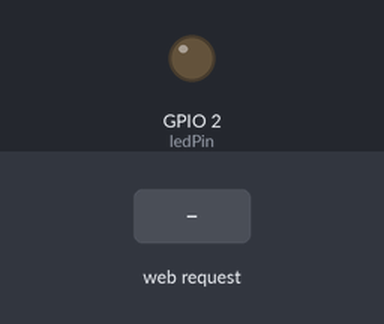
Bench run of a sketch on a simulated ESP32. Shown: output pins drawn as LEDs (lit = HIGH). Inputs (shaded band) come from the test bench. WiFi joins after 1.5 s; servers stay silent unless stated; what the sketch prints to the serial monitor is not drawn.

Above: at 2.7 s.
2.8 s: HTTP request GET /H received
At 3.8 s:
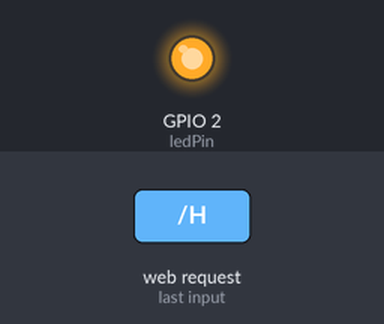
4.3 s: HTTP request GET /L received
At 4.9 s:
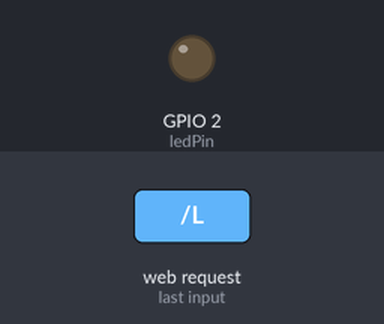
Timing chart, 0 to 7.3 s (numbered marks = the images above; inputs shaded):
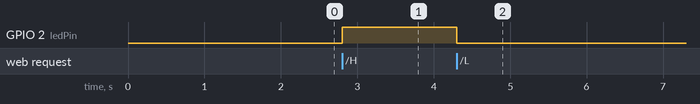

Measured:
- after the input at 2.8 s, GPIO 2 (ledPin): LOW → HIGH at once
- after the input at 4.3 s, GPIO 2 (ledPin): HIGH → LOW at once

The sketch:

SimpleWiFiServer.ino
```cpp
/*
 WiFi Web Server LED Blink

 A simple web server that lets you blink an LED via the web.
 This sketch will print the IP address of your WiFi Shield (once connected)
 to the Serial monitor. From there, you can open that address in a web browser
 to turn on and off the LED on pin 5.

 If the IP address of your shield is yourAddress:
 http://yourAddress/H turns the LED on
 http://yourAddress/L turns it off

 This example is written for a network using WPA2 encryption. For insecure
 WEP or WPA, change the Wifi.begin() call and use Wifi.setMinSecurity() accordingly.

 Circuit:
 * WiFi shield attached
 * LED attached to pin 5

 created for arduino 25 Nov 2012
 by Tom Igoe

ported for sparkfun esp32
31.01.2017 by Jan Hendrik Berlin

 */

#include <WiFi.h>

const char* ssid     = "Claremont-ETC";
const char* password = "Cl@remontI0T";
int ledPin = 2;
int gpioLedPin = 32;

WiFiServer server(80);

void setup()
{
    Serial.begin(115200);
    pinMode(ledPin, OUTPUT);      // set the LED pin mode
    pinMode(gpioLedPin, OUTPUT);
    pinMode(gpioLedPin, INPUT_PULLUP);

    delay(10);

    // We start by connecting to a WiFi network

    Serial.println();
    Serial.println();
    Serial.print("Connecting to ");
    Serial.println(ssid);

    WiFi.begin(ssid, password);

    while (WiFi.status() != WL_CONNECTED) {
        delay(500);
        Serial.print(".");
    }

    Serial.println("");
    Serial.println("WiFi connected.");
    Serial.println("IP address: ");
    Serial.println(WiFi.localIP());

    server.begin();

}

void loop(){
 WiFiClient client = server.available();   // listen for incoming clients

  if (client) {                             // if you get a client,
    Serial.println("New Client.");           // print a message out the serial port
    String currentLine = "";                // make a String to hold incoming data from the client
    while (client.connected()) {            // loop while the client's connected
      if (client.available()) {             // if there's bytes to read from the client,
        char c = client.read();             // read a byte, then
        Serial.write(c);                    // print it out the serial monitor
        if (c == '\n') {                    // if the byte is a newline character

          // if the current line is blank, you got two newline characters in a row.
          // that's the end of the client HTTP request, so send a response:
          if (currentLine.length() == 0) {
            // HTTP headers always start with a response code (e.g. HTTP/1.1 200 OK)
            // and a content-type so the client knows what's coming, then a blank line:
            client.println("HTTP/1.1 200 OK");
            client.println("Content-type:text/html");
            client.println();

            // the content of the HTTP response follows the header:
            client.print("Click <a href=\"/H\">here</a> to turn the LED on pin 5 on.<br>");
            client.print("Click <a href=\"/L\">here</a> to turn the LED on pin 5 off.<br>");

            // The HTTP response ends with another blank line:
            client.println();
            // break out of the while loop:
            break;
          } else {    // if you got a newline, then clear currentLine:
            currentLine = "";
          }
        } else if (c != '\r') {  // if you got anything else but a carriage return character,
          currentLine += c;      // add it to the end of the currentLine
        }

        // Check to see if the client request was "GET /H" or "GET /L":
        if (currentLine.endsWith("GET /H")) {
          digitalWrite(ledPin, HIGH);               // GET /H turns the LED on
          digitalWrite(gpioLedPin, HIGH);
          Serial.println("LEDs: ON");
        }
        if (currentLine.endsWith("GET /L")) {
          digitalWrite(ledPin, LOW);                // GET /L turns the LED off
          digitalWrite(gpioLedPin, LOW);
          Serial.println("LEDs: OFF");
        }
      }
    }
    // close the connection:
    client.stop();
    Serial.println("Client Disconnected.");
  }
}
```
